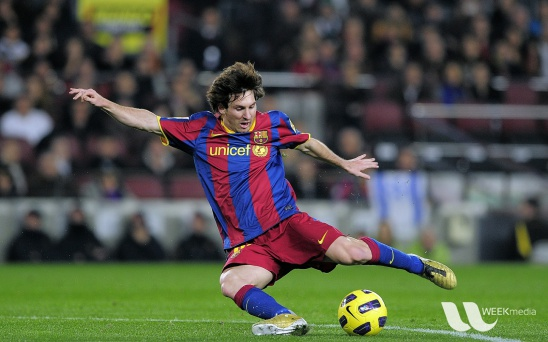
#> input picture 13_template_matching/messi5.jpg, 548 x 342 px
$ python 01_template_matching.py
#> lines starting #> are read from the running program, lines starting #| are printed output that depends on the picture; long printed decimals are rounded
import os
import cv2
import numpy as np
from matplotlib import pyplot as plt

# Set the working directory to be the current one
os.chdir(os.path.dirname(os.path.abspath(__file__)))

# Load a reference image as grayscale
img = cv2.imread('messi5.jpg', 0)
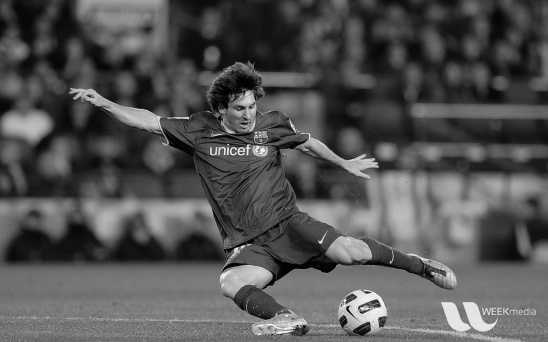
#> img: shape (342, 548); min 0, max 253, mean 83.3
img2 = img.copy()

# Load a template image as grayscale
template = cv2.imread('messi_face.jpg', 0)
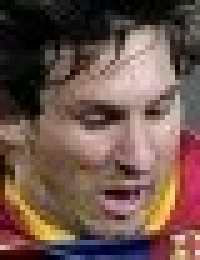
#> input picture 13_template_matching/messi_face.jpg, 40 x 52 px (shown 5 times larger)
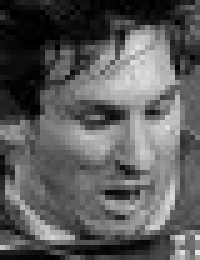
#> template: shape (52, 40) (shown 5 times larger); min 0, max 229, mean 91
print(template.shape)
#| (52, 40)
w, h = template.shape[::-1]
#> w = 40; h = 52

# All the 6 methods for comparison in a list
methods = ['cv2.TM_SQDIFF', 'cv2.TM_SQDIFF_NORMED',
           'cv2.TM_CCORR',  'cv2.TM_CCORR_NORMED',
           'cv2.TM_CCOEFF', 'cv2.TM_CCOEFF_NORMED']

for meth in methods:
    img = img2.copy()
    method = eval(meth)

    # Apply template matching
    res = cv2.matchTemplate(img, template, method)
    min_val, max_val, min_loc, max_loc = cv2.minMaxLoc(res)
    print(min_val, max_val)

    # If the method is TM_SQDIFF or TM_SQDIFF_NORMED, take minimum
    if method in [cv2.TM_SQDIFF, cv2.TM_SQDIFF_NORMED]:
        top_left = min_loc
    else:
        top_left = max_loc
    bottom_right = (top_left[0] + w, top_left[1] + h)

    # Draw a bounding box
    cv2.rectangle(img, top_left, bottom_right, 255, 2)
#> this loop made 6 passes
#> (min_val, max_val, min_loc, top_left, bottom_right) on passes 3 to 6: (4132498.2, 33123250, (238, 0), (444, 290), (484, 342)), (0.454, 0.999, (52, 213), (220, 85), (260, 137)), (-3586923, 7011930, (100, 215), (220, 85), (260, 137)), (-0.671, 0.996, (52, 215), (220, 85), (260, 137))
#> (min_val, max_val, max_loc, top_left, bottom_right) on passes 1 to 2: (55674, 24656422, (351, 290), (220, 85), (260, 137)), (0.00229, 1, (0, 0), (220, 85), (260, 137))
#| 55674.0 24656422.0
#| 0.002294 1.0
#| 4132498.25 33123250.0
#| 0.4538 0.9989
#| -3586923.0 7011930.0
#| -0.6712 0.996
#> pass 1, `res = cv2.matchTemplate(img, template, method)`:
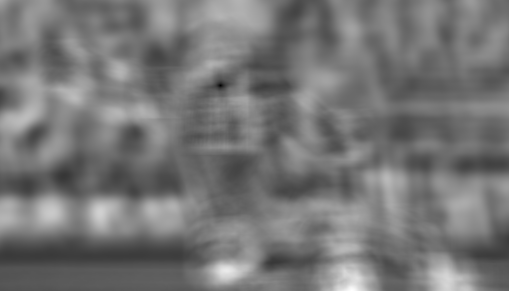
#> res: shape (291, 509) float32; min 55674, max 24656422, mean 11448139; drawn with min black and max white
#> pass 2, `res = cv2.matchTemplate(img, template, method)`:
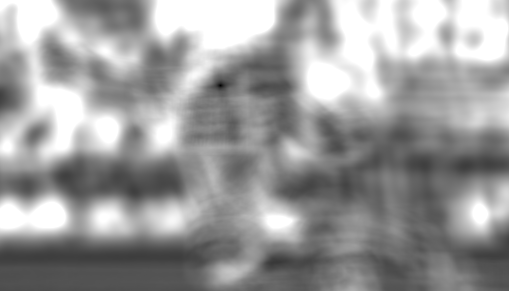
#> res: shape (291, 509) float32; min 0.00229, max 1, mean 0.611
#> pass 3, `res = cv2.matchTemplate(img, template, method)`:
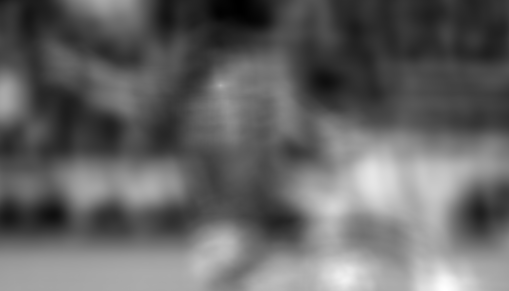
#> res: shape (291, 509) float32; min 4132498.2, max 33123250, mean 15620424; drawn with min black and max white
#> after the loop:
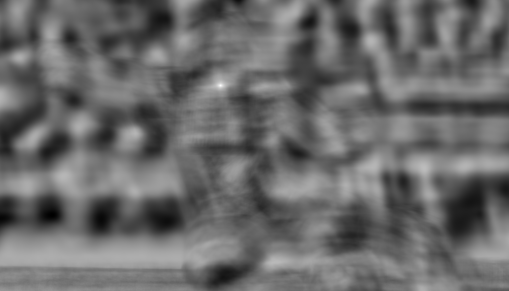
#> res: shape (291, 509) float32; min -0.671, max 0.996, mean 0.024; drawn with min black and max white

    # [7 lines of commented-out code are left out]
